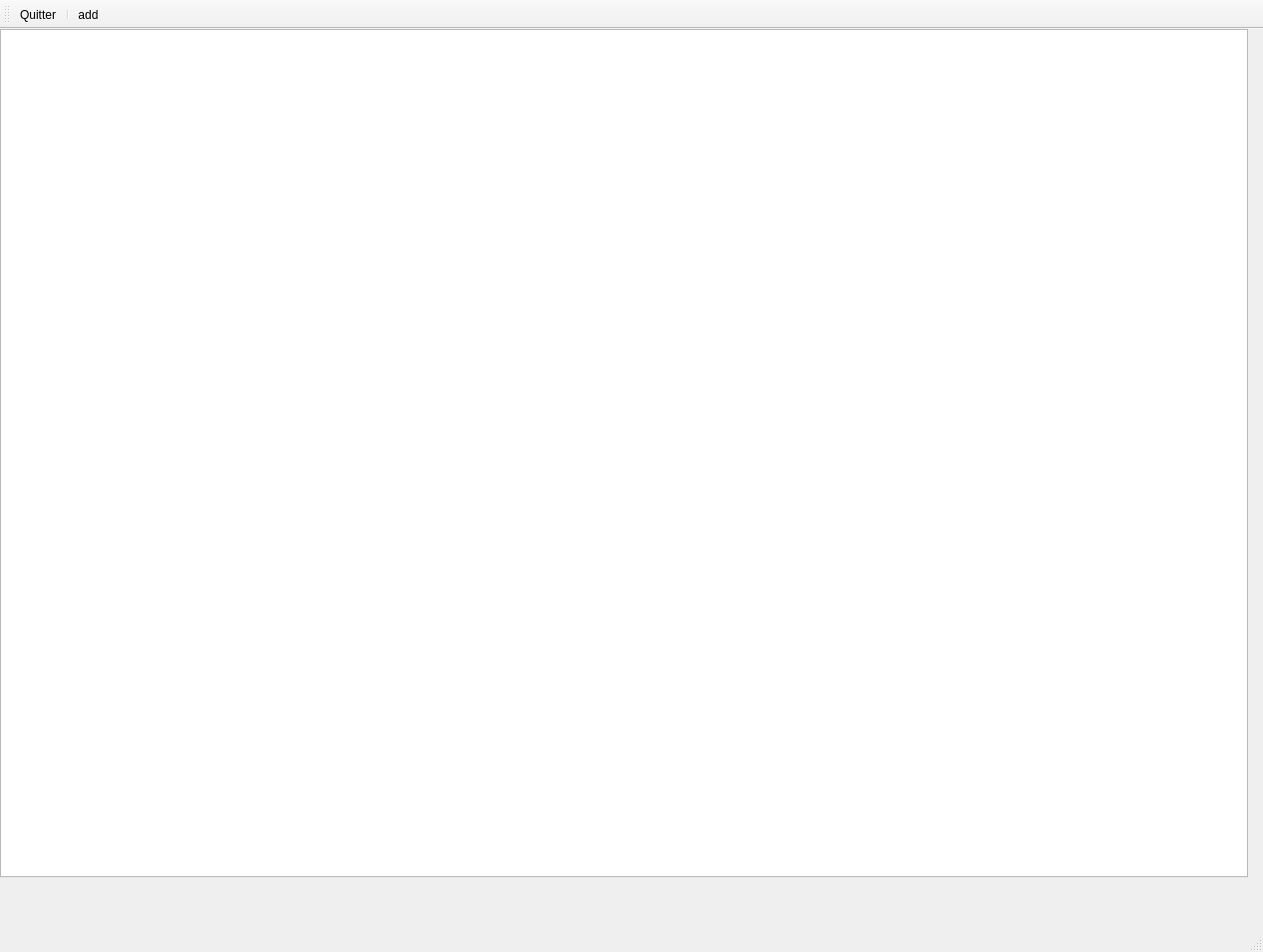
<?xml version="1.0" encoding="UTF-8"?>
<ui version="4.0">
 <class>MainWindow</class>
 <widget class="QMainWindow" name="MainWindow">
  <property name="geometry">
   <rect>
    <x>0</x>
    <y>0</y>
    <width>1265</width>
    <height>954</height>
   </rect>
  </property>
  <property name="windowTitle">
   <string>MainWindow</string>
  </property>
  <widget class="QWidget" name="centralwidget">
   <widget class="QGraphicsView" name="graphicsView">
    <property name="geometry">
     <rect>
      <x>0</x>
      <y>0</y>
      <width>1250</width>
      <height>850</height>
     </rect>
    </property>
   </widget>
  </widget>
  <widget class="QStatusBar" name="statusbar"/>
  <widget class="QToolBar" name="toolBar">
   <property name="windowTitle">
    <string>toolBar</string>
   </property>
   <attribute name="toolBarArea">
    <enum>TopToolBarArea</enum>
   </attribute>
   <attribute name="toolBarBreak">
    <bool>false</bool>
   </attribute>
   <addaction name="actionQuitter"/>
   <addaction name="separator"/>
   <addaction name="actionadd"/>
  </widget>
  <action name="actionQuitter">
   <property name="icon">
    <iconset>
     <normaloff>.</normaloff>.</iconset>
   </property>
   <property name="text">
    <string>Quitter</string>
   </property>
   <property name="toolTip">
    <string>&lt;html&gt;&lt;head/&gt;&lt;body&gt;&lt;p&gt;&lt;span style=&quot; font-size:12pt; font-weight:600;&quot;&gt;Quitter&lt;/span&gt;&lt;/p&gt;&lt;/body&gt;&lt;/html&gt;</string>
   </property>
   <property name="shortcut">
    <string>Esc</string>
   </property>
  </action>
  <action name="actionadd">
   <property name="text">
    <string>add</string>
   </property>
   <property name="toolTip">
    <string>&lt;html&gt;&lt;head/&gt;&lt;body&gt;&lt;p&gt;&lt;span style=&quot; font-size:12pt; font-weight:600;&quot;&gt;Ajouter rue&lt;/span&gt;&lt;/p&gt;&lt;/body&gt;&lt;/html&gt;</string>
   </property>
  </action>
 </widget>
 <tabstops>
  <tabstop>graphicsView</tabstop>
 </tabstops>
 <resources/>
 <connections>
  <connection>
   <sender>actionQuitter</sender>
   <signal>triggered()</signal>
   <receiver>MainWindow</receiver>
   <slot>close()</slot>
   <hints>
    <hint type="sourcelabel">
     <x>-1</x>
     <y>-1</y>
    </hint>
    <hint type="destinationlabel">
     <x>584</x>
     <y>376</y>
    </hint>
   </hints>
  </connection>
 </connections>
</ui>
